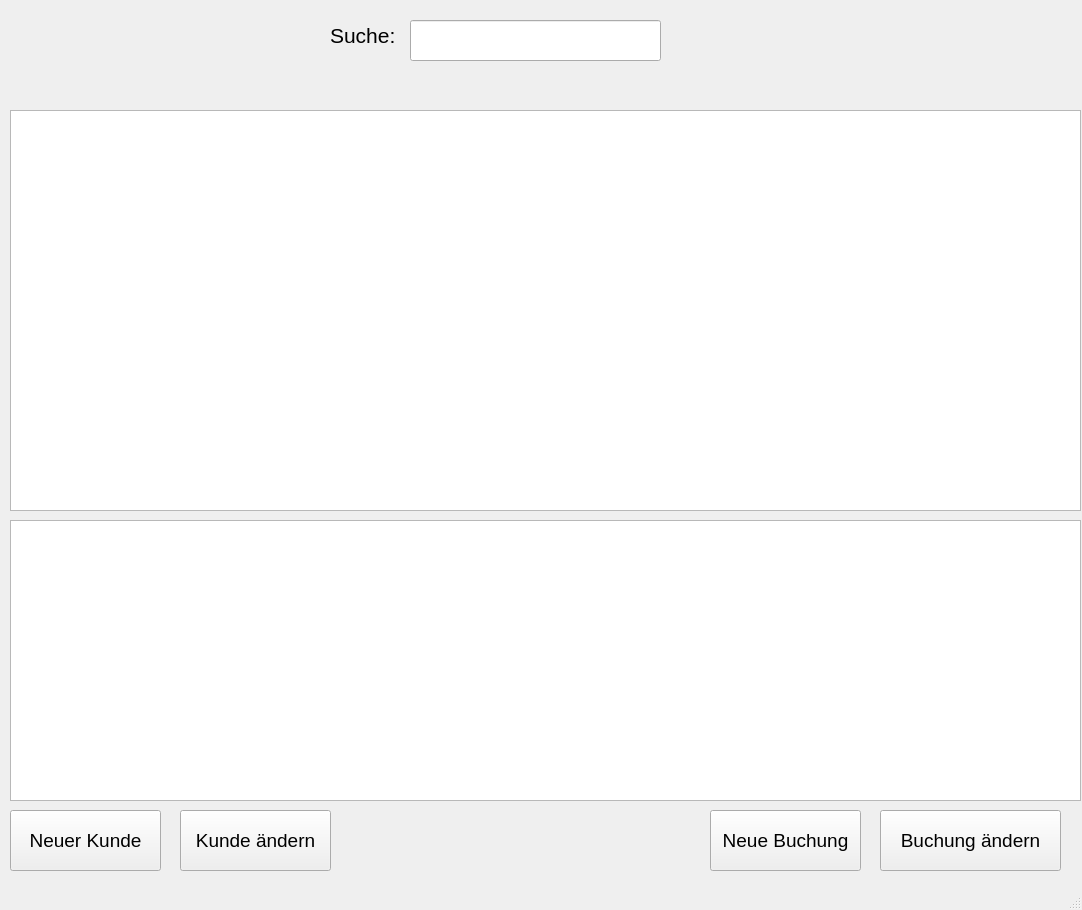
<?xml version="1.0" encoding="UTF-8"?>
<ui version="4.0">
 <class>MainWindow</class>
 <widget class="QMainWindow" name="MainWindow">
  <property name="geometry">
   <rect>
    <x>0</x>
    <y>0</y>
    <width>1082</width>
    <height>910</height>
   </rect>
  </property>
  <property name="windowTitle">
   <string>Buchungsverwaltung</string>
  </property>
  <widget class="QWidget" name="centralwidget">
   <widget class="QLineEdit" name="le_suche">
    <property name="geometry">
     <rect>
      <x>410</x>
      <y>20</y>
      <width>251</width>
      <height>41</height>
     </rect>
    </property>
    <property name="font">
     <font>
      <pointsize>16</pointsize>
     </font>
    </property>
   </widget>
   <widget class="QLabel" name="label">
    <property name="geometry">
     <rect>
      <x>330</x>
      <y>20</y>
      <width>71</width>
      <height>31</height>
     </rect>
    </property>
    <property name="font">
     <font>
      <pointsize>16</pointsize>
     </font>
    </property>
    <property name="text">
     <string>Suche:</string>
    </property>
   </widget>
   <widget class="QTableView" name="tbv_kunden">
    <property name="geometry">
     <rect>
      <x>10</x>
      <y>110</y>
      <width>1071</width>
      <height>401</height>
     </rect>
    </property>
    <property name="font">
     <font>
      <pointsize>16</pointsize>
     </font>
    </property>
   </widget>
   <widget class="QTableView" name="tbv_buchungen">
    <property name="geometry">
     <rect>
      <x>10</x>
      <y>520</y>
      <width>1071</width>
      <height>281</height>
     </rect>
    </property>
    <property name="font">
     <font>
      <pointsize>16</pointsize>
     </font>
    </property>
   </widget>
   <widget class="QPushButton" name="bt_neuer_kunde">
    <property name="geometry">
     <rect>
      <x>10</x>
      <y>810</y>
      <width>151</width>
      <height>61</height>
     </rect>
    </property>
    <property name="font">
     <font>
      <pointsize>14</pointsize>
     </font>
    </property>
    <property name="text">
     <string>Neuer Kunde</string>
    </property>
   </widget>
   <widget class="QPushButton" name="bt_kunde_aendern">
    <property name="geometry">
     <rect>
      <x>180</x>
      <y>810</y>
      <width>151</width>
      <height>61</height>
     </rect>
    </property>
    <property name="font">
     <font>
      <pointsize>14</pointsize>
     </font>
    </property>
    <property name="text">
     <string>Kunde ändern</string>
    </property>
   </widget>
   <widget class="QPushButton" name="bt_buchung_aendern">
    <property name="geometry">
     <rect>
      <x>880</x>
      <y>810</y>
      <width>181</width>
      <height>61</height>
     </rect>
    </property>
    <property name="font">
     <font>
      <pointsize>14</pointsize>
     </font>
    </property>
    <property name="text">
     <string>Buchung ändern</string>
    </property>
   </widget>
   <widget class="QPushButton" name="bt_neue_buchung">
    <property name="geometry">
     <rect>
      <x>710</x>
      <y>810</y>
      <width>151</width>
      <height>61</height>
     </rect>
    </property>
    <property name="font">
     <font>
      <pointsize>14</pointsize>
     </font>
    </property>
    <property name="text">
     <string>Neue Buchung</string>
    </property>
   </widget>
  </widget>
  <widget class="QStatusBar" name="statusbar"/>
 </widget>
 <resources/>
 <connections/>
</ui>
